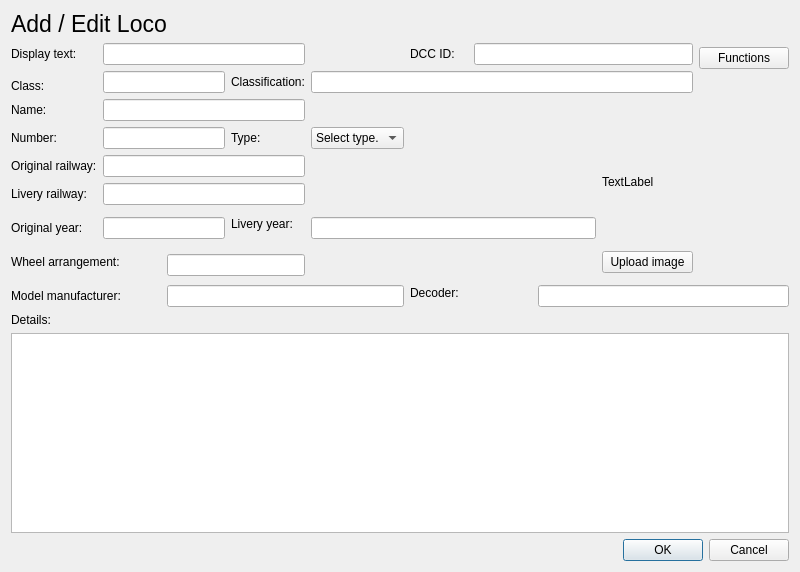
<?xml version="1.0" encoding="UTF-8"?>
<ui version="4.0">
 <class>Dialog</class>
 <widget class="QDialog" name="Dialog">
  <property name="geometry">
   <rect>
    <x>0</x>
    <y>0</y>
    <width>800</width>
    <height>572</height>
   </rect>
  </property>
  <property name="windowTitle">
   <string>Dialog</string>
  </property>
  <layout class="QGridLayout" name="gridLayout">
   <item row="4" column="0">
    <widget class="QLabel" name="label_7">
     <property name="text">
      <string>Name:</string>
     </property>
    </widget>
   </item>
   <item row="6" column="0">
    <widget class="QLabel" name="label_10">
     <property name="text">
      <string>Original railway:</string>
     </property>
    </widget>
   </item>
   <item row="11" column="5" rowspan="2" colspan="3">
    <widget class="QLabel" name="label_16">
     <property name="text">
      <string>Decoder:</string>
     </property>
    </widget>
   </item>
   <item row="3" column="0">
    <widget class="QLabel" name="label_5">
     <property name="text">
      <string>Class:</string>
     </property>
    </widget>
   </item>
   <item row="10" column="2" rowspan="2" colspan="2">
    <widget class="QLineEdit" name="wheelsEdit"/>
   </item>
   <item row="2" column="4" rowspan="2" colspan="5">
    <widget class="QLineEdit" name="classificationEdit"/>
   </item>
   <item row="0" column="0" colspan="3">
    <widget class="QLabel" name="label_2">
     <property name="font">
      <font>
       <pointsize>17</pointsize>
      </font>
     </property>
     <property name="text">
      <string>Add / Edit Loco</string>
     </property>
    </widget>
   </item>
   <item row="1" column="0">
    <widget class="QLabel" name="label_4">
     <property name="text">
      <string>Display text:</string>
     </property>
    </widget>
   </item>
   <item row="5" column="3">
    <widget class="QLabel" name="label_9">
     <property name="text">
      <string>Type:</string>
     </property>
    </widget>
   </item>
   <item row="15" column="5" colspan="5">
    <widget class="QDialogButtonBox" name="buttonBox">
     <property name="orientation">
      <enum>Qt::Horizontal</enum>
     </property>
     <property name="standardButtons">
      <set>QDialogButtonBox::Cancel|QDialogButtonBox::Ok</set>
     </property>
    </widget>
   </item>
   <item row="2" column="3" rowspan="2">
    <widget class="QLabel" name="label_8">
     <property name="text">
      <string>Classification:</string>
     </property>
    </widget>
   </item>
   <item row="8" column="1" rowspan="2" colspan="2">
    <widget class="QLineEdit" name="originalYearEdit"/>
   </item>
   <item row="5" column="1" colspan="2">
    <widget class="QLineEdit" name="numberEdit"/>
   </item>
   <item row="8" column="0" rowspan="2">
    <widget class="QLabel" name="label_12">
     <property name="text">
      <string>Original year:</string>
     </property>
    </widget>
   </item>
   <item row="5" column="0">
    <widget class="QLabel" name="label_6">
     <property name="text">
      <string>Number:</string>
     </property>
    </widget>
   </item>
   <item row="7" column="1" colspan="3">
    <widget class="QLineEdit" name="liveryRailwayEdit"/>
   </item>
   <item row="7" column="0">
    <widget class="QLabel" name="label_11">
     <property name="text">
      <string>Livery railway:</string>
     </property>
    </widget>
   </item>
   <item row="10" column="8">
    <widget class="QPushButton" name="uploadImageButton">
     <property name="text">
      <string>Upload image</string>
     </property>
    </widget>
   </item>
   <item row="4" column="1" colspan="3">
    <widget class="QLineEdit" name="nameEdit"/>
   </item>
   <item row="10" column="0" colspan="2">
    <widget class="QLabel" name="label_14">
     <property name="text">
      <string>Wheel arrangement:</string>
     </property>
    </widget>
   </item>
   <item row="1" column="9" rowspan="2">
    <widget class="QPushButton" name="functionButton">
     <property name="text">
      <string>Functions</string>
     </property>
    </widget>
   </item>
   <item row="1" column="5">
    <widget class="QLabel" name="label_3">
     <property name="text">
      <string>DCC ID:</string>
     </property>
    </widget>
   </item>
   <item row="14" column="0" colspan="10">
    <widget class="QTextEdit" name="summaryText"/>
   </item>
   <item row="1" column="6" colspan="3">
    <widget class="QLineEdit" name="dccIDEdit"/>
   </item>
   <item row="8" column="4" rowspan="2" colspan="4">
    <widget class="QLineEdit" name="liveryYearEdit"/>
   </item>
   <item row="12" column="7" colspan="3">
    <widget class="QLineEdit" name="decoderEdit"/>
   </item>
   <item row="2" column="1" rowspan="2" colspan="2">
    <widget class="QLineEdit" name="classEdit"/>
   </item>
   <item row="8" column="3">
    <widget class="QLabel" name="label_13">
     <property name="text">
      <string>Livery year:</string>
     </property>
    </widget>
   </item>
   <item row="1" column="1" colspan="3">
    <widget class="QLineEdit" name="displayTextEdit"/>
   </item>
   <item row="12" column="2" colspan="3">
    <widget class="QLineEdit" name="modelManufEdit"/>
   </item>
   <item row="6" column="1" colspan="3">
    <widget class="QLineEdit" name="origRailwayEdit"/>
   </item>
   <item row="12" column="0" colspan="2">
    <widget class="QLabel" name="label_15">
     <property name="text">
      <string>Model manufacturer:</string>
     </property>
    </widget>
   </item>
   <item row="13" column="0">
    <widget class="QLabel" name="label">
     <property name="text">
      <string>Details:</string>
     </property>
    </widget>
   </item>
   <item row="5" column="8" rowspan="4" colspan="2">
    <widget class="QLabel" name="imageLabel">
     <property name="minimumSize">
      <size>
       <width>187</width>
       <height>110</height>
      </size>
     </property>
     <property name="text">
      <string>TextLabel</string>
     </property>
    </widget>
   </item>
   <item row="5" column="4">
    <widget class="QComboBox" name="locoTypeCombo">
     <item>
      <property name="text">
       <string>Select type.</string>
      </property>
     </item>
     <item>
      <property name="text">
       <string>Steam</string>
      </property>
     </item>
     <item>
      <property name="text">
       <string>Diesel</string>
      </property>
     </item>
     <item>
      <property name="text">
       <string>Electric</string>
      </property>
     </item>
     <item>
      <property name="text">
       <string>Other</string>
      </property>
     </item>
    </widget>
   </item>
  </layout>
 </widget>
 <tabstops>
  <tabstop>displayTextEdit</tabstop>
  <tabstop>dccIDEdit</tabstop>
  <tabstop>classEdit</tabstop>
  <tabstop>classificationEdit</tabstop>
  <tabstop>nameEdit</tabstop>
  <tabstop>numberEdit</tabstop>
  <tabstop>origRailwayEdit</tabstop>
  <tabstop>liveryRailwayEdit</tabstop>
  <tabstop>originalYearEdit</tabstop>
  <tabstop>liveryYearEdit</tabstop>
  <tabstop>wheelsEdit</tabstop>
  <tabstop>modelManufEdit</tabstop>
  <tabstop>decoderEdit</tabstop>
  <tabstop>summaryText</tabstop>
  <tabstop>functionButton</tabstop>
  <tabstop>uploadImageButton</tabstop>
 </tabstops>
 <resources/>
 <connections>
  <connection>
   <sender>buttonBox</sender>
   <signal>accepted()</signal>
   <receiver>Dialog</receiver>
   <slot>accept()</slot>
   <hints>
    <hint type="sourcelabel">
     <x>248</x>
     <y>254</y>
    </hint>
    <hint type="destinationlabel">
     <x>157</x>
     <y>274</y>
    </hint>
   </hints>
  </connection>
  <connection>
   <sender>buttonBox</sender>
   <signal>rejected()</signal>
   <receiver>Dialog</receiver>
   <slot>reject()</slot>
   <hints>
    <hint type="sourcelabel">
     <x>316</x>
     <y>260</y>
    </hint>
    <hint type="destinationlabel">
     <x>286</x>
     <y>274</y>
    </hint>
   </hints>
  </connection>
 </connections>
</ui>
